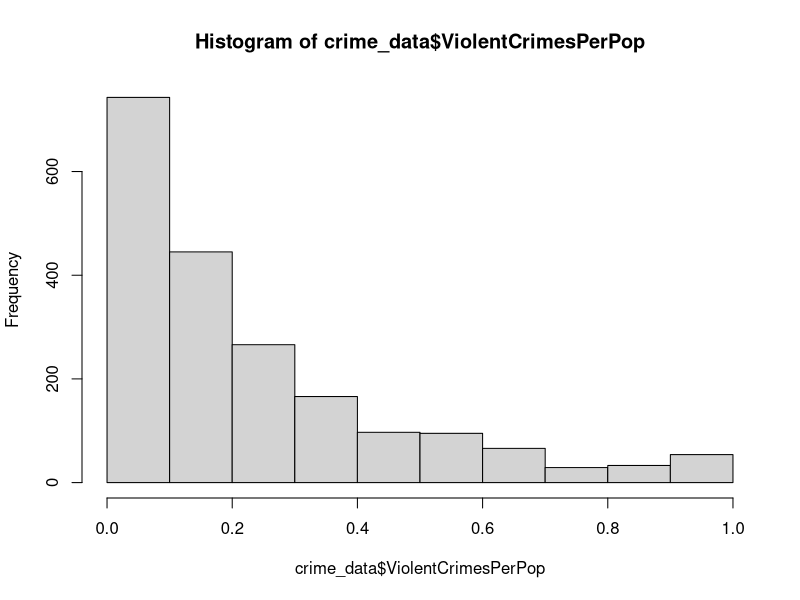
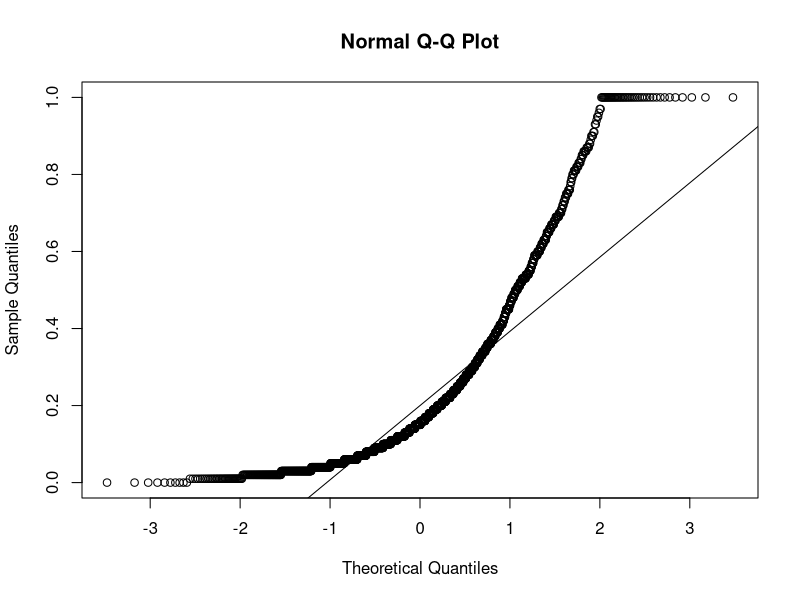
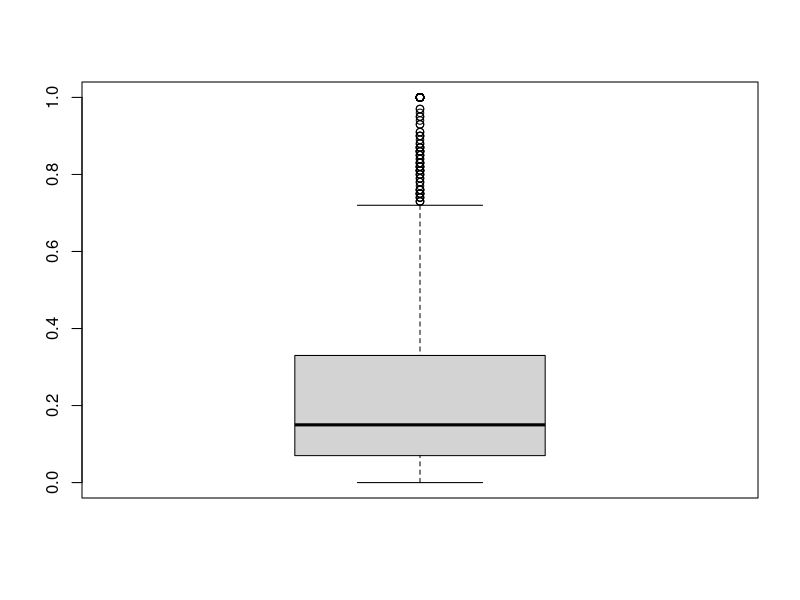
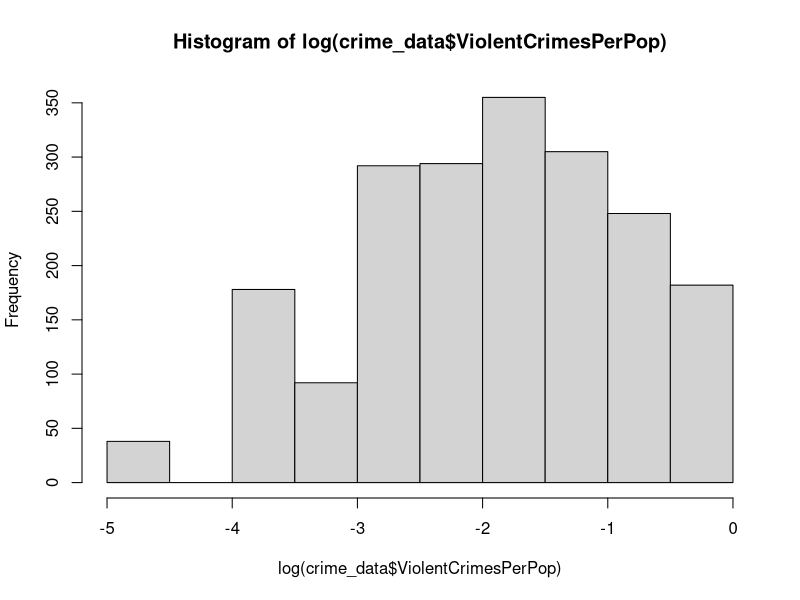
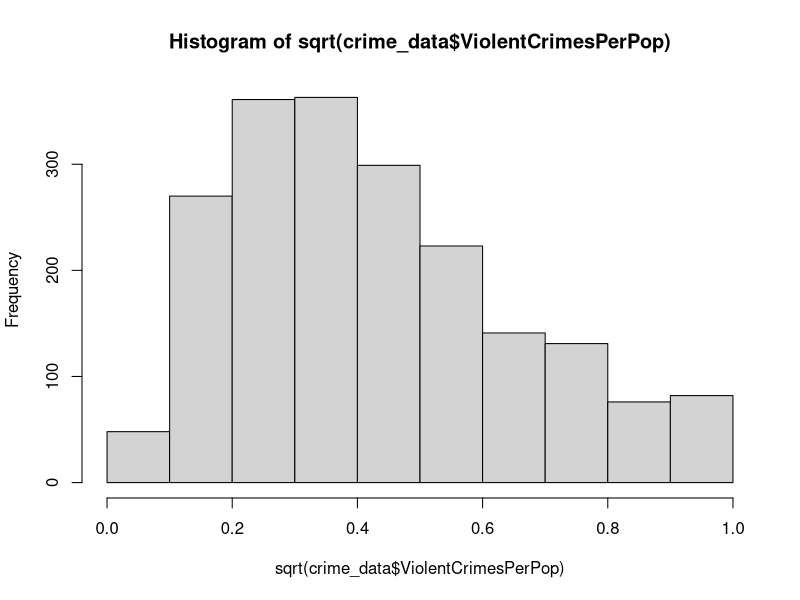
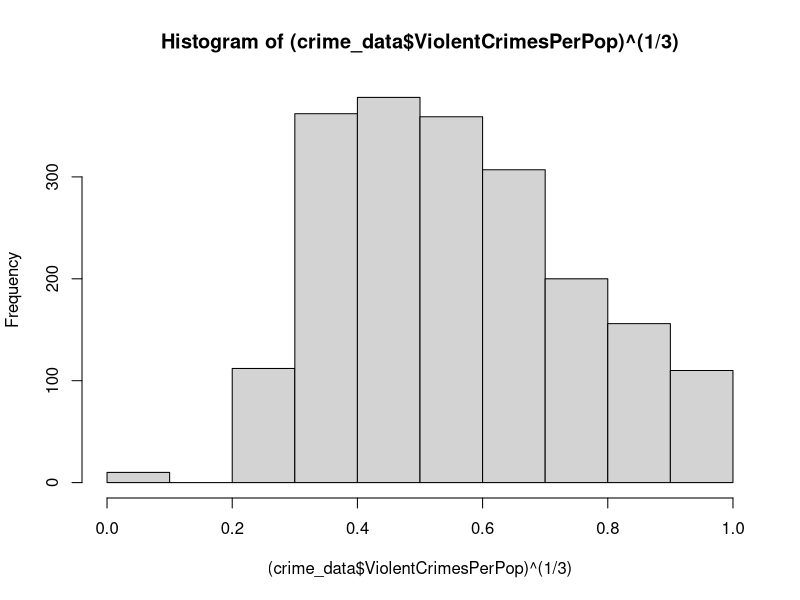
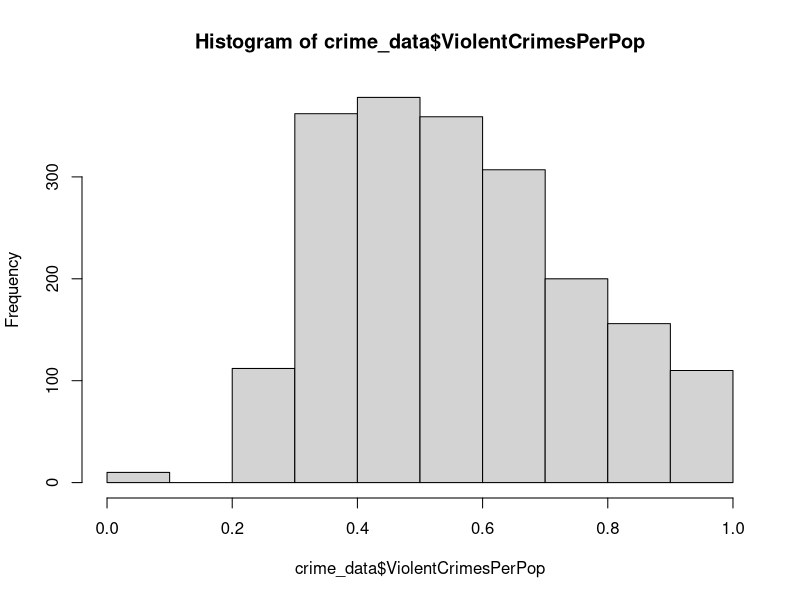
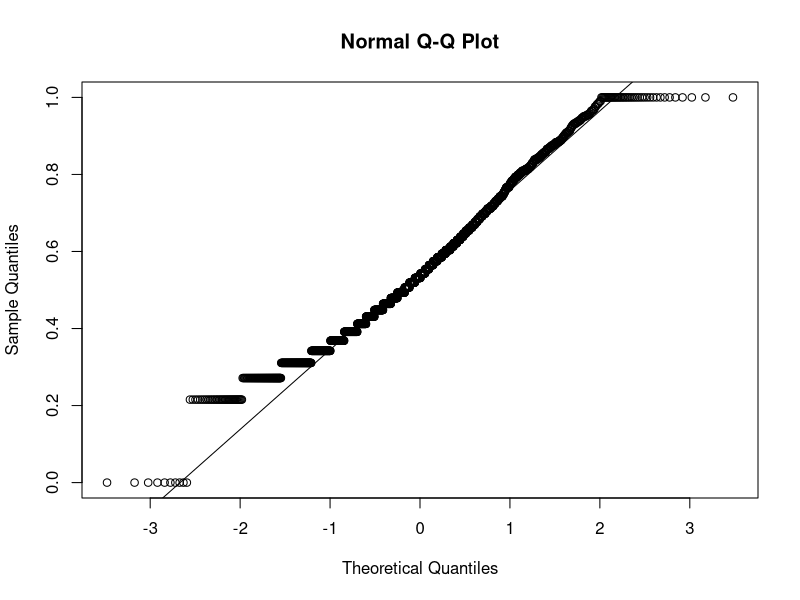

Here is the R script that generated these plots, in order: (Note: this script raises an error after producing the figures.)
#Set the working director in order to import data
setwd('/Users/erinstafford/Documents/Github/Linear_Models_Final') 

#You will probably have a different file path 

#read the data into R
crime_data = read.csv("communities.txt")

#ignoring location information and columns with more than 1000 instances missing
crime_data = cbind(crime_data[-c(1:5,127,125:122,118:102,129)])

#look at distribution of violent crime
hist(crime_data$ViolentCrimesPerPop) # this is not normally distributed - skewed

# further proof of skew
qqnorm(crime_data$ViolentCrimesPerPop) 
qqline(crime_data$ViolentCrimesPerPop)

#box plots can show outliers
boxplot(crime_data$ViolentCrimesPerPop) 
#apparently there are many outliers in this data set, all of them are > 0.7 ViolentCrimesPerPop
#These may be the points we most want to know about so dont throw them away

#To fix this problem - transform the data
#Note: If skewness value lies above +1 or below -1, data is highly skewed. If it lies between +0.5 to -0.5, it is moderately skewed. If the value is 0, then the data is symmetric
library(e1071)
skewness(crime_data$ViolentCrimesPerPop) # highly skewed
#For right skewed data, common tansformations include square root, cube root, and log
hist(log(crime_data$ViolentCrimesPerPop))#still pretty skewed

hist(sqrt(crime_data$ViolentCrimesPerPop)) 
skewness(sqrt(crime_data$ViolentCrimesPerPop)) #still pretty skewed

hist((crime_data$ViolentCrimesPerPop)^(1/3)) 
skewness((crime_data$ViolentCrimesPerPop)^(1/3)) #moderately skewed, but looks the best

#apply transformation
crime_data$ViolentCrimesPerPop = (crime_data$ViolentCrimesPerPop)^(1/3)
#look at new distribution of violent crime
hist(crime_data$ViolentCrimesPerPop) # this is not normally distributed - skewed

#Much better
qqnorm(crime_data$ViolentCrimesPerPop) 
qqline(crime_data$ViolentCrimesPerPop)

#box plot shows no outliers!
boxplot(crime_data$ViolentCrimesPerPop) 

#look at correlations to see which attributes are most correlated with violont crime (vc)
c = cor(na.omit(crime_data))
corr_vc = c[101,]
length(which(corr_vc > 0.55)) 

#the values that satisfy which(corr_vc > 0.6) are the 4 most correlated (positive)
pairs(crime_data[which(corr_vc > 0.55)])

length(which(corr_vc < -0.65)) 
pairs(cbind(crime_data[which(corr_vc < -0.65)],crime_data$ViolentCrimesPerPop))
#the values that satisfy which(corr_vc < -0.65) are the 5 most correlated (negative)

